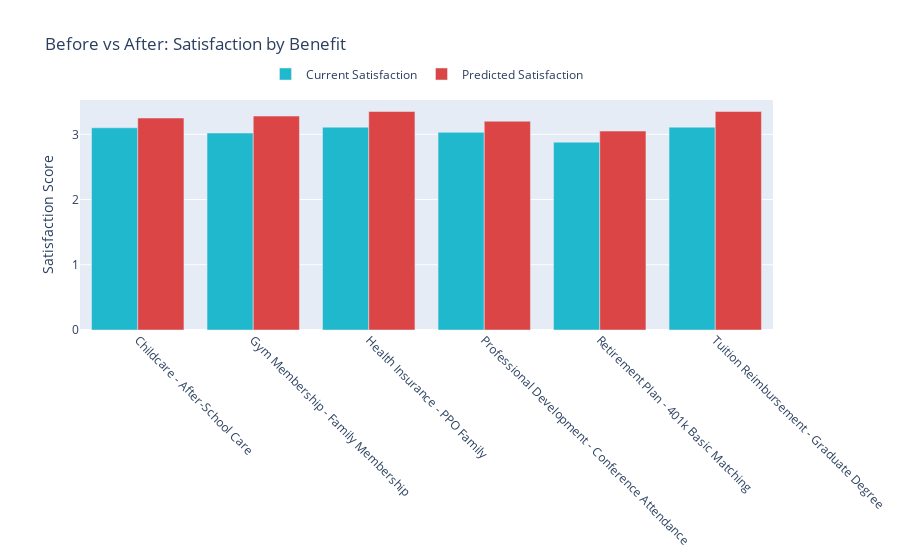
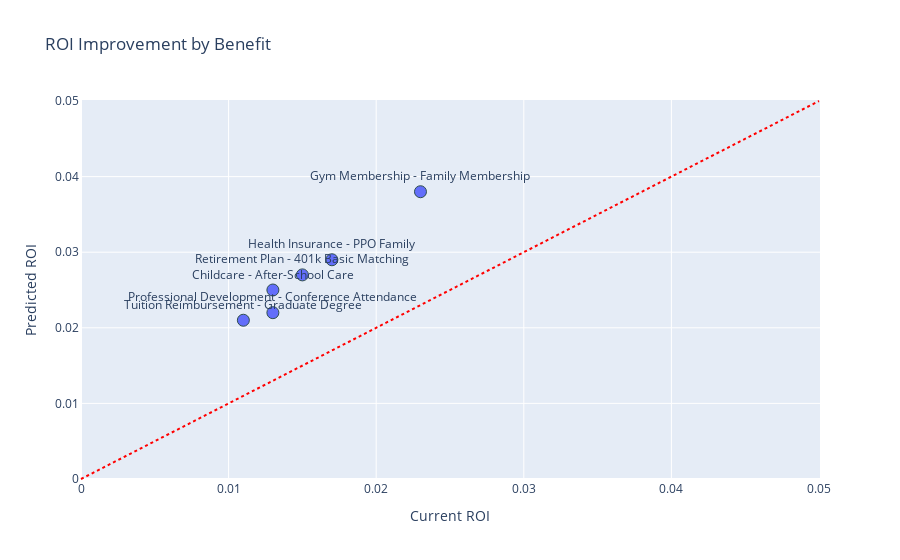

Notebook code cell kept with these figures, in order:
### Code cell
import pandas as pd
import plotly.graph_objects as go

data = {
    "BenefitType": [
        "Childcare", "Gym Membership", "Health Insurance",
        "Professional Development", "Retirement Plan", "Tuition Reimbursement"
    ],
    "BenefitSubType": [
        "After-School Care", "Family Membership", "PPO Family",
        "Conference Attendance", "401k Basic Matching", "Graduate Degree"
    ],
    "CurrentSatisfaction": [3.10, 3.02, 3.11, 3.03, 2.88, 3.11],
    "PredictedSatisfaction": [3.25, 3.28, 3.35, 3.20, 3.05, 3.35],
    "CurrentROI": [0.013, 0.023, 0.017, 0.013, 0.015, 0.011],
    "PredictedROI": [0.025, 0.038, 0.029, 0.022, 0.027, 0.021],
}
df = pd.DataFrame(data)
df["Label"] = df["BenefitType"] + " - " + df["BenefitSubType"]

# --- Satisfaction Comparison ---
fig1 = go.Figure()
fig1.add_trace(go.Bar(
    x=df["Label"], y=df["CurrentSatisfaction"],
    name="Current Satisfaction", marker_color="#1FB8CD"
))
fig1.add_trace(go.Bar(
    x=df["Label"], y=df["PredictedSatisfaction"],
    name="Predicted Satisfaction", marker_color="#DB4545"
))
fig1.update_layout(
    barmode="group",
    title="Before vs After: Satisfaction by Benefit",
    xaxis_tickangle=45, xaxis_title=None, yaxis_title="Satisfaction Score",
    legend=dict(orientation="h", yanchor="bottom", y=1.05, xanchor="center", x=0.5)
)

# --- ROI Improvement Scatter ---
fig2 = go.Figure()
fig2.add_trace(go.Scatter(
    x=df["CurrentROI"], y=df["PredictedROI"], mode="markers+text",
    text=df["Label"], textposition="top center",
    marker=dict(size=12, color="#636EFA", line=dict(width=1, color="DarkSlateGrey"))
))
fig2.update_layout(
    title="ROI Improvement by Benefit",
    xaxis_title="Current ROI", yaxis_title="Predicted ROI",
    shapes=[dict(type="line", x0=0, y0=0, x1=0.05, y1=0.05, xref="x", yref="y",
                 line=dict(color="red", dash="dot"))]  # reference diagonal
)

fig1.show()
fig2.show()

### Figure 1 — Plotly figure (JSON) as saved in the notebook; plotly's stock layout.template omitted (floating-point values rounded to 4 significant figures)
{"data": [{"marker": {"color": "#1FB8CD"}, "name": "Current Satisfaction", "type": "bar", "x": ["Childcare - After-School Care", "Gym Membership - Family Membership", "Health Insurance - PPO Family", "Professional Development - Conference Attendance", "Retirement Plan - 401k Basic Matching", "Tuition Reimbursement - Graduate Degree"], "y": [3.1, 3.02, 3.11, 3.03, 2.88, 3.11]}, {"marker": {"color": "#DB4545"}, "name": "Predicted Satisfaction", "type": "bar", "x": ["Childcare - After-School Care", "Gym Membership - Family Membership", "Health Insurance - PPO Family", "Professional Development - Conference Attendance", "Retirement Plan - 401k Basic Matching", "Tuition Reimbursement - Graduate Degree"], "y": [3.25, 3.28, 3.35, 3.2, 3.05, 3.35]}], "layout": {"barmode": "group", "legend": {"orientation": "h", "x": 0.5, "xanchor": "center", "y": 1.05, "yanchor": "bottom"}, "title": {"text": "Before vs After: Satisfaction by Benefit"}, "xaxis": {"tickangle": 45, "title": {}}, "yaxis": {"title": {"text": "Satisfaction Score"}}}}

### Figure 2 — Plotly figure (JSON) as saved in the notebook; plotly's stock layout.template omitted (floating-point values rounded to 4 significant figures)
{"data": [{"marker": {"color": "#636EFA", "line": {"color": "DarkSlateGrey", "width": 1}, "size": 12}, "mode": "markers+text", "text": ["Childcare - After-School Care", "Gym Membership - Family Membership", "Health Insurance - PPO Family", "Professional Development - Conference Attendance", "Retirement Plan - 401k Basic Matching", "Tuition Reimbursement - Graduate Degree"], "textposition": "top center", "type": "scatter", "x": [0.013, 0.023, 0.017, 0.013, 0.015, 0.011], "y": [0.025, 0.038, 0.029, 0.022, 0.027, 0.021]}], "layout": {"shapes": [{"line": {"color": "red", "dash": "dot"}, "type": "line", "x0": 0, "x1": 0.05, "xref": "x", "y0": 0, "y1": 0.05, "yref": "y"}], "title": {"text": "ROI Improvement by Benefit"}, "xaxis": {"title": {"text": "Current ROI"}}, "yaxis": {"title": {"text": "Predicted ROI"}}}}
